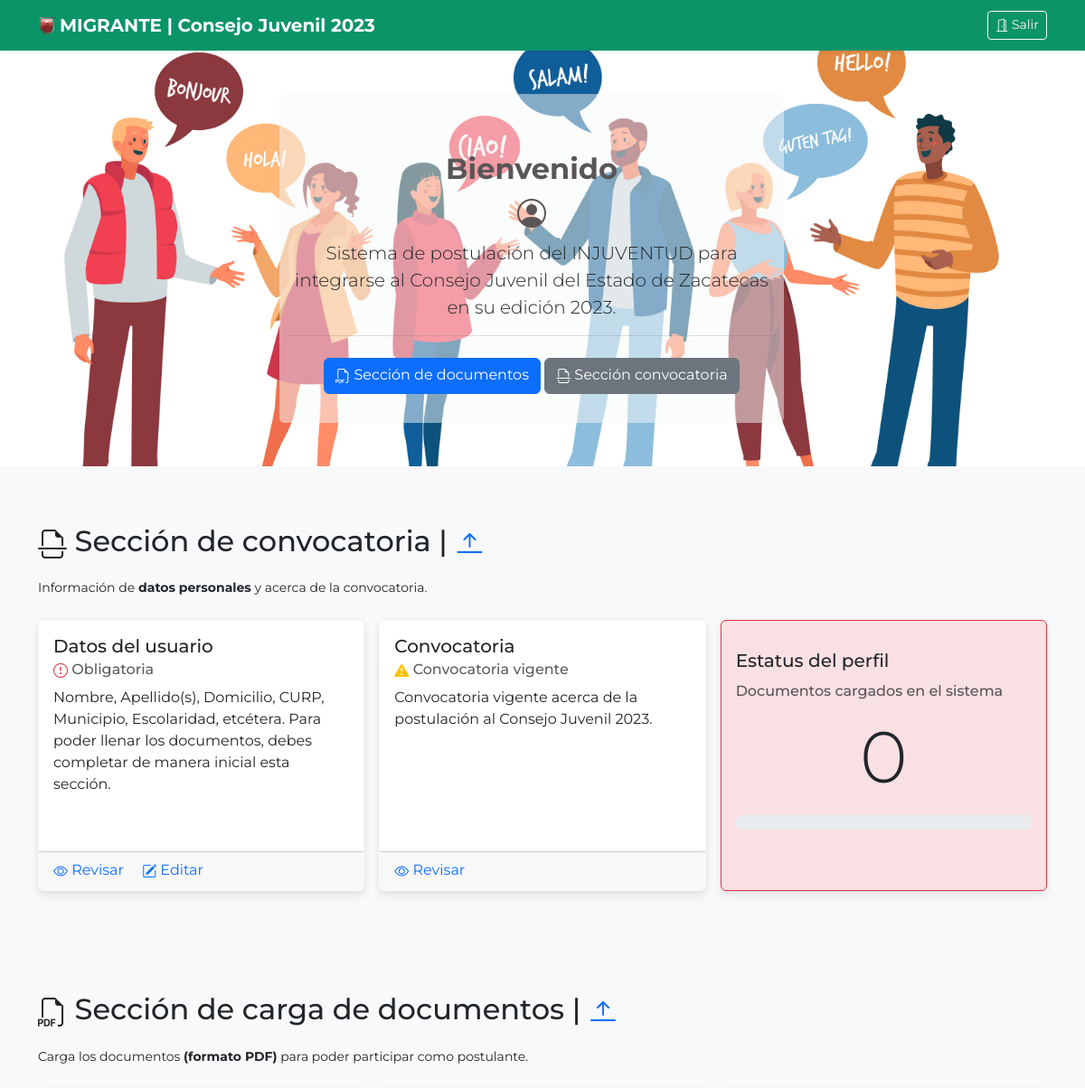
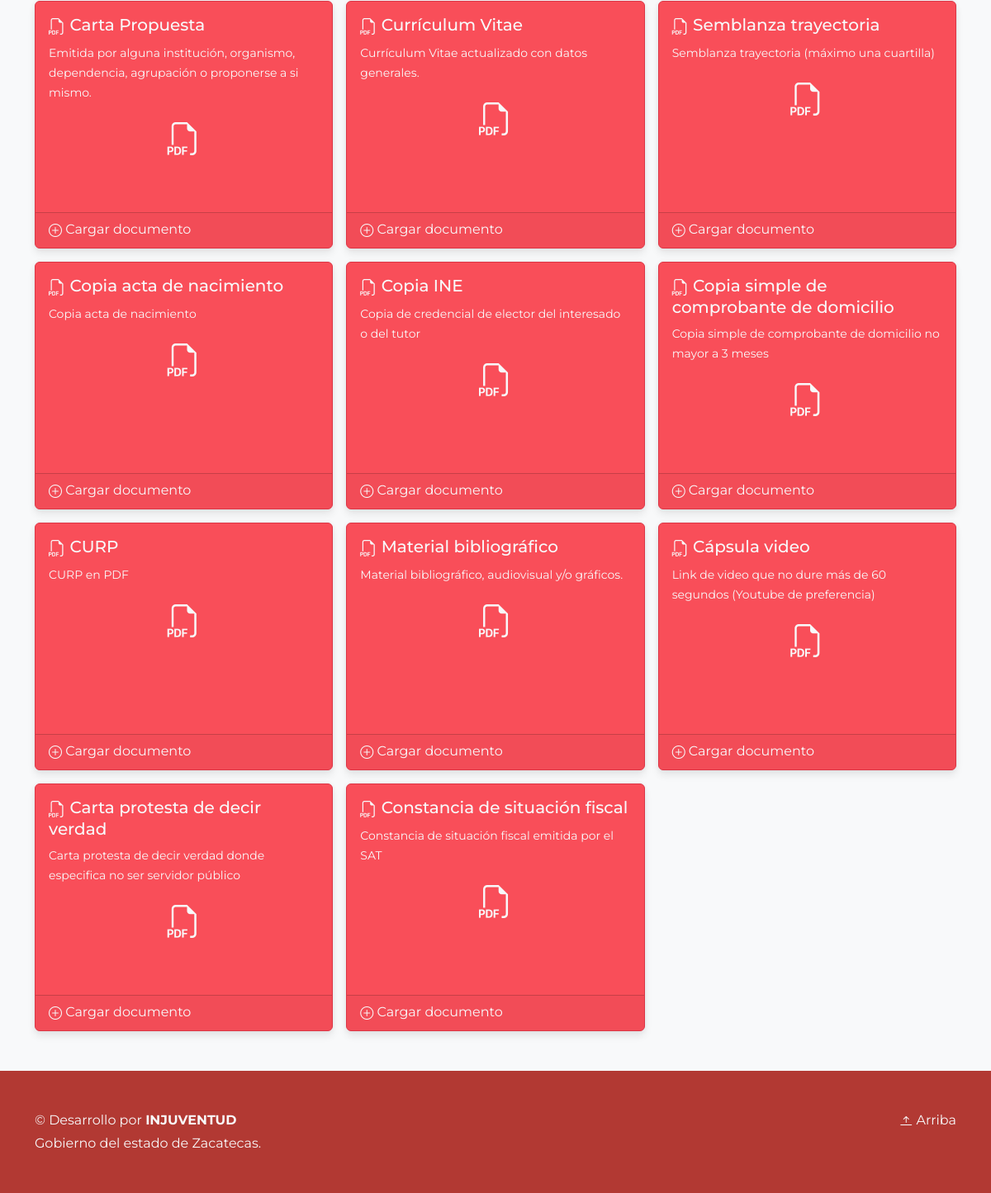
The app's page /sistema/migrante/index.php with its own data (2 pictures, top to bottom).
### tables this page shows
CREATE TABLE `catalogo_documentos` (
  `id` int(11) NOT NULL,
  `documento` varchar(50) NOT NULL,
  `subtitulo` varchar(50) NOT NULL,
  `descripcion` varchar(300) NOT NULL,
  `link` varchar(200) DEFAULT NULL
);

### sistema/migrante/query/docs.php (the view, shortened to what this page needs)
<?php
include('qc.php');
$sqlQuery = "SELECT * FROM catalogo_documentos ORDER BY id ASC";
$resultadoQuery = $conn -> query($sqlQuery);
while($rowQuery = $resultadoQuery ->fetch_assoc()){
    $idDoc = $rowQuery['id'];
    $sqlDocs = "SELECT * FROM documentos WHERE id_ext = '$id' AND documento = '$idDoc' ORDER BY id ASC";
    $resultadoDocs = $conn -> query($sqlDocs);
    $no_resultados = mysqli_num_rows($resultadoDocs);
    $rowDocs = $resultadoDocs ->fetch_assoc();
    echo'
        <div class="col">
    ';
        if($no_resultados == 0 || empty($no_resultados)){
            echo '
        <div class="card border-danger text-light" style="height:300px; background-color:rgba(250, 6, 22, 0.7);" id="botonesFiles">
        ';
        }
        else if($no_resultados > 0){
            echo '
        <div class="card border-success  text-light" style="height:300px; background-color:rgba(8, 66, 152, 0.9);">
            ';
        }
          echo'
            <div class="card-body text-justify">
            <h5 class="card-title"><i class="bi bi-filetype-pdf"></i> '.$rowQuery['documento'].'</h5>
            <p>
              <small class="card-text text-justify">'.$rowQuery['descripcion'].'</small>
            </p>
              <p class="text-center h1 h-50"><i class="bi bi-filetype-pdf"></i></p>
            </div>
            <div class="card-footer">
            ';
            if($no_resultados == 0 || empty($no_resultados)){
                echo'
            <a href="#" class="card-link text-light" style="text-decoration: none" data-bs-toggle="modal" data-bs-target="#cargarDoc'.$rowQuery['id'].'"><i class="bi bi-plus-circle"></i> Cargar documento</a>';
            }
            else{
                echo'
            <a href="#" class="card-link text-light" style="text-decoration: none"><i class="bi bi-pencil-square"></i> Editar documento</a>
            <a href="../'.$rowDocs['link'].'" target="_blank" class="card-link text-light" style="text-decoration: none"><i class="bi bi-eye"></i> Visualizar documento</a>
            ';
            }
            echo'
            </div>
          </div>
        </div>
        <div class="modal fade" id="cargarDoc'.$rowQuery['id'].'" data-bs-backdrop="static" data-bs-keyboard="false" tabindex="-1" aria-labelledby="exampleModalLabel" aria-hidden="true">
          <div class="modal-dialog">
            <div class="modal-content">
              <div class="modal-header">
                <h1 class="modal-title fs-5" id="exampleModalLabel">Cargar documento <strong>'.$rowQuery['documento'].'</strong></h1>
                <button type="button" class="btn-close" data-bs-dismiss="modal" aria-label="Close" onclick="window.location.reload();"></button>
              </div>
              <div class="modal-body">
                <form id="upload_form" enctype="multipart/form-data" method="post">';
                ?>
                <?php
                echo'
                  <progress id="progressBar'.$idDoc.'" value="0" max="100" style="width:300px;"></progress>
                  <small id="status'.$idDoc.'"></small>
                  <p id="loaded_n_total'.$idDoc.'"></p>
                </form>
              </div>
              <div class="modal-footer">
                <button type="button" class="btn btn-danger" data-bs-dismiss="modal" onclick="window.location.reload();">Cerrar</button>
              </div>
            </div>
          </div>
        </div>
    ';
}
?>

### sistema/migrante/index.php (style rules this page uses)
body { font-family: 'Montserrat', sans-serif; }
.bi { vertical-align: -.125em; fill: currentColor; }
.card { box-shadow: 0 6px 10px rgba(0,0,0,.08), 0 0 6px rgba(0,0,0,.05); }

### records on screen
catalogo_documentos: documento "Carta Propuesta", descripcion "Emitida por alguna institución, organismo, dependencia, agrupación o proponerse a si mismo."
catalogo_documentos: documento "Currículum Vitae", descripcion "Currículum Vitae actualizado con datos generales."
catalogo_documentos: documento "Semblanza trayectoria", descripcion "Semblanza trayectoria (máximo una cuartilla)"
catalogo_documentos: documento "Copia acta de nacimiento", descripcion "Copia acta de nacimiento"
catalogo_documentos: documento "Copia INE", descripcion "Copia de credencial de elector del interesado o del tutor"
catalogo_documentos: documento "Copia simple de comprobante de domicilio", descripcion "Copia simple de comprobante de domicilio no mayor a 3 meses"
catalogo_documentos: documento "CURP", descripcion "CURP en PDF"
catalogo_documentos: documento "Material bibliográfico", descripcion "Material bibliográfico, audiovisual y/o gráficos."
catalogo_documentos: documento "Cápsula video", descripcion "Link de video que no dure más de 60 segundos (Youtube de preferencia)"
catalogo_documentos: documento "Carta protesta de decir verdad", descripcion "Carta protesta de decir verdad donde especifica no ser servidor público"
catalogo_documentos: documento "Constancia de situación fiscal", descripcion "Constancia de situación fiscal emitida por el SAT"
